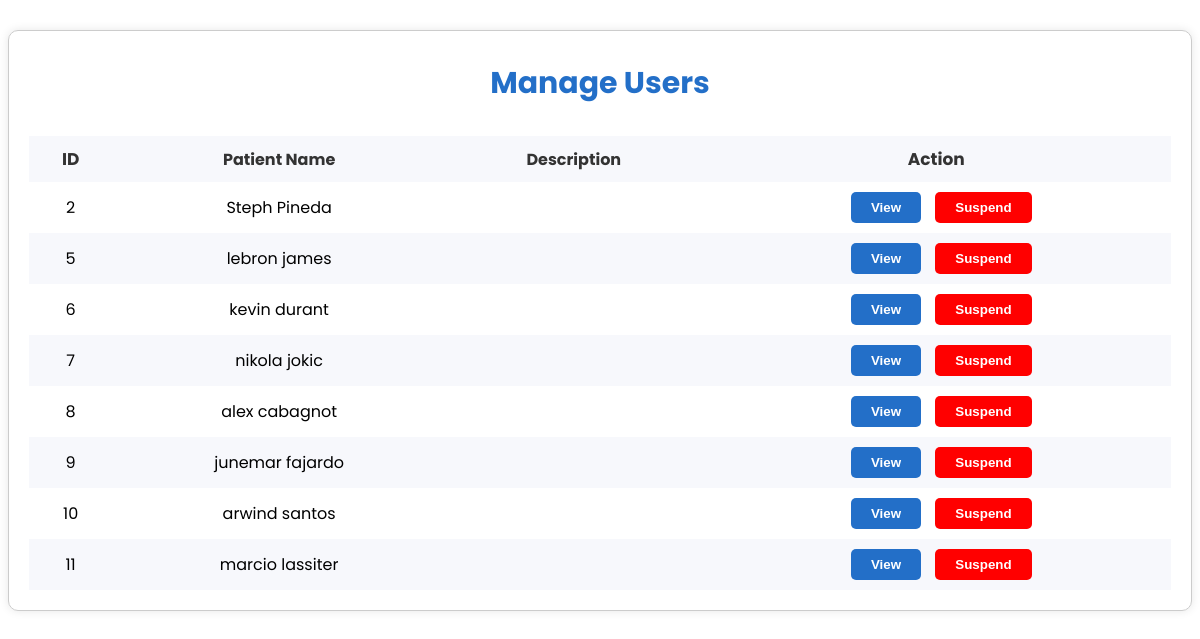
The app's page /manageusers/ (signed in), older data.
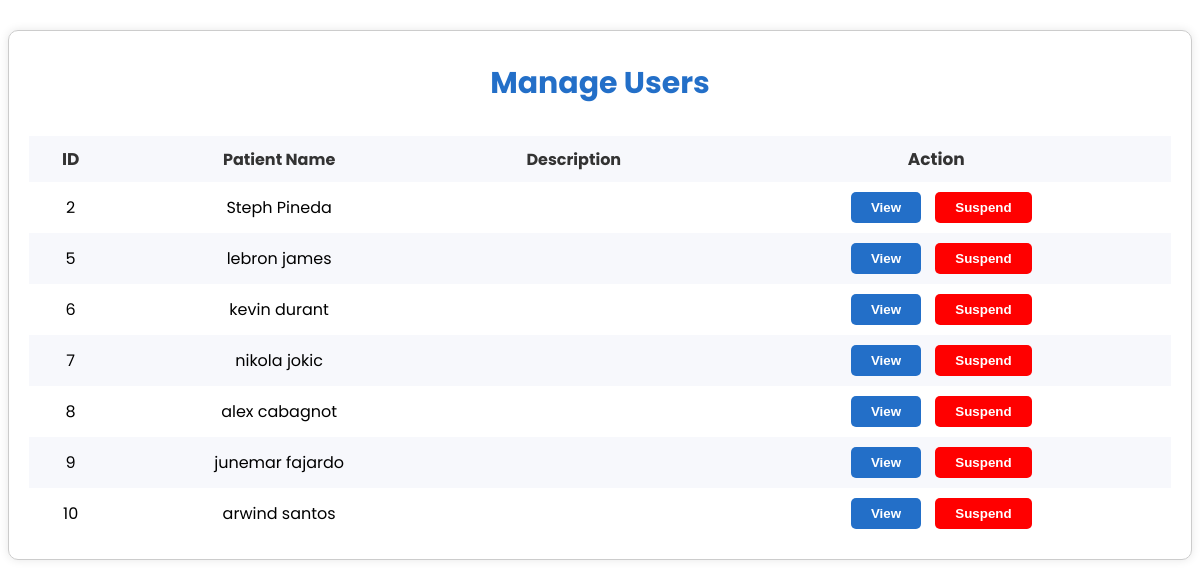
The same page, newer data.
### base/models.py (models this page shows)
class User(AbstractUser):
    username = models.CharField(unique=True, max_length=200)
    first_name = models.CharField(max_length=255)
    middle_name = models.CharField(max_length=255, blank=True, default='')
    last_name = models.CharField(max_length=255, default='')
    birth_date = models.DateField(default=timezone.now)
    REQUIRED_FIELDS = []

### base/views.py (the view)
# urls.py: path('manageusers/', views.manage_users, name="manage_users"),
@staff_login_required
def manage_users(request):
    patients = User.objects.filter(is_staff=False)
    context = {'patients': patients}
    return render(request, 'base/staff-section/manage_users.html', context)

### base/views.py (called while the page is built)
def staff_login_required(view_func):
    @wraps(view_func)
    def wrapper(request, *args, **kwargs):
        if not request.user.is_authenticated:
            return redirect('home')
        elif not request.user.is_staff:
            return redirect('home')
        else:
            return view_func(request, *args, **kwargs)
    return wrapper

### base/templates/base/staff-section/manage_users.html
{% include 'sections.html' %}
{% block content %}
{% load static %}
    <link rel="stylesheet" type="text/css" href="{% static 'styles/staff/users.css' %}">
<body>
<div class="manage-container">
    <h2 class="manage-title">Manage Users</h2>
    <table class="manage-table">
        <thead>
            <tr>
                <th>ID</th>
                <th>Patient Name</th>
                <th>Description</th>
                <th>Action</th>
            </tr>
        </thead>
        <tbody>
            {% for patient in patients %}
            <tr class="{% cycle 'even' 'odd' %}">
                <td>{{ patient.id }}</td>
                <td>{{ patient.first_name }} {{ patient.last_name }}</td>
                <td></td>
                <td>
                    <button class="view-button">View</button>
                    <button class="view-button" style="background-color: red; color: white;">Suspend</button>
                </td>
            </tr>
            {% endfor %}
        </tbody>
    </table>
</div>
</body>
</html>
{% endblock %}

Row changes from the older to the newer data that the page shows:
removed User: id "11", first_name "marcio", last_name "lassiter"
